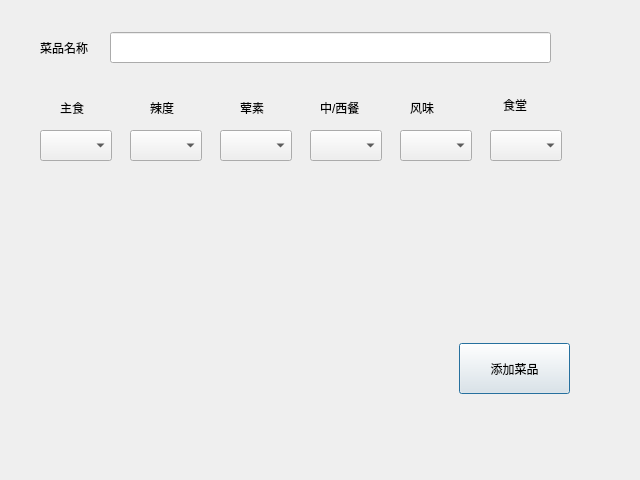
<?xml version="1.0" encoding="UTF-8"?>
<ui version="4.0">
 <class>MyDialog</class>
 <widget class="QDialog" name="MyDialog">
  <property name="geometry">
   <rect>
    <x>0</x>
    <y>0</y>
    <width>640</width>
    <height>480</height>
   </rect>
  </property>
  <property name="windowTitle">
   <string>Dialog</string>
  </property>
  <widget class="QComboBox" name="comboBox_6">
   <property name="geometry">
    <rect>
     <x>490</x>
     <y>130</y>
     <width>72</width>
     <height>31</height>
    </rect>
   </property>
  </widget>
  <widget class="QComboBox" name="comboBox_1">
   <property name="geometry">
    <rect>
     <x>40</x>
     <y>130</y>
     <width>72</width>
     <height>31</height>
    </rect>
   </property>
  </widget>
  <widget class="QComboBox" name="comboBox_2">
   <property name="geometry">
    <rect>
     <x>130</x>
     <y>130</y>
     <width>72</width>
     <height>31</height>
    </rect>
   </property>
  </widget>
  <widget class="QComboBox" name="comboBox_3">
   <property name="geometry">
    <rect>
     <x>220</x>
     <y>130</y>
     <width>72</width>
     <height>31</height>
    </rect>
   </property>
  </widget>
  <widget class="QComboBox" name="comboBox_4">
   <property name="geometry">
    <rect>
     <x>310</x>
     <y>130</y>
     <width>72</width>
     <height>31</height>
    </rect>
   </property>
  </widget>
  <widget class="QComboBox" name="comboBox_5">
   <property name="geometry">
    <rect>
     <x>400</x>
     <y>130</y>
     <width>72</width>
     <height>31</height>
    </rect>
   </property>
  </widget>
  <widget class="QLabel" name="label_of_dishname">
   <property name="geometry">
    <rect>
     <x>40</x>
     <y>40</y>
     <width>54</width>
     <height>16</height>
    </rect>
   </property>
   <property name="text">
    <string>菜品名称</string>
   </property>
  </widget>
  <widget class="QPushButton" name="add_button">
   <property name="geometry">
    <rect>
     <x>459</x>
     <y>343</y>
     <width>111</width>
     <height>51</height>
    </rect>
   </property>
   <property name="text">
    <string>添加菜品</string>
   </property>
  </widget>
  <widget class="QLabel" name="label_5">
   <property name="geometry">
    <rect>
     <x>410</x>
     <y>100</y>
     <width>54</width>
     <height>16</height>
    </rect>
   </property>
   <property name="text">
    <string>风味</string>
   </property>
  </widget>
  <widget class="QLabel" name="label_1">
   <property name="geometry">
    <rect>
     <x>60</x>
     <y>100</y>
     <width>54</width>
     <height>16</height>
    </rect>
   </property>
   <property name="text">
    <string>主食</string>
   </property>
  </widget>
  <widget class="QLabel" name="label_2">
   <property name="geometry">
    <rect>
     <x>150</x>
     <y>100</y>
     <width>54</width>
     <height>16</height>
    </rect>
   </property>
   <property name="text">
    <string>辣度</string>
   </property>
  </widget>
  <widget class="QLabel" name="label_3">
   <property name="geometry">
    <rect>
     <x>240</x>
     <y>100</y>
     <width>54</width>
     <height>16</height>
    </rect>
   </property>
   <property name="text">
    <string>荤素</string>
   </property>
  </widget>
  <widget class="QLabel" name="label_4">
   <property name="geometry">
    <rect>
     <x>320</x>
     <y>100</y>
     <width>54</width>
     <height>16</height>
    </rect>
   </property>
   <property name="text">
    <string>中/西餐</string>
   </property>
  </widget>
  <widget class="QLabel" name="label_6">
   <property name="geometry">
    <rect>
     <x>503</x>
     <y>89</y>
     <width>51</width>
     <height>31</height>
    </rect>
   </property>
   <property name="text">
    <string>食堂</string>
   </property>
  </widget>
  <widget class="QLineEdit" name="dishname_input">
   <property name="geometry">
    <rect>
     <x>110</x>
     <y>32</y>
     <width>441</width>
     <height>31</height>
    </rect>
   </property>
  </widget>
 </widget>
 <resources/>
 <connections/>
</ui>
